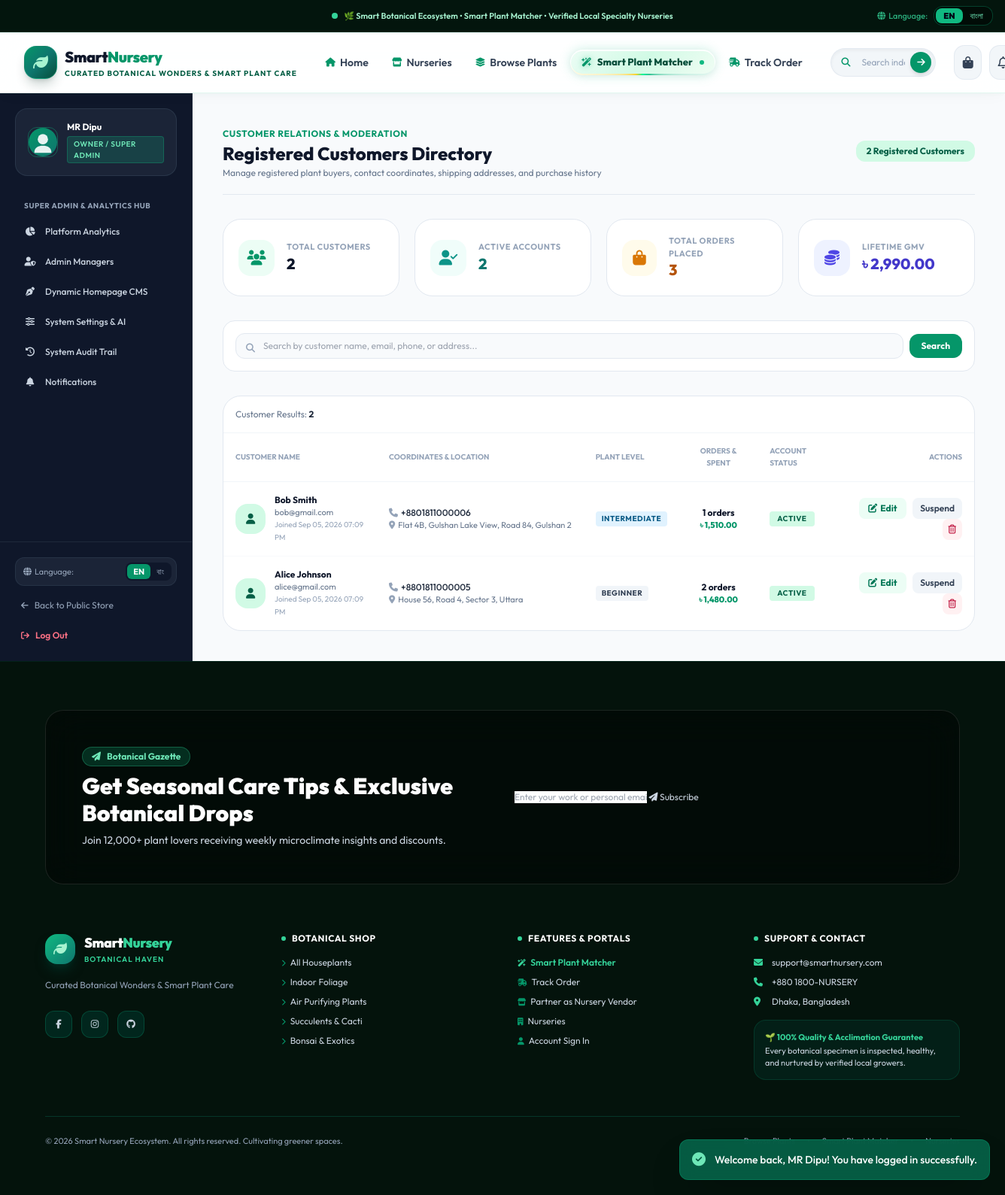
The page /admin/customers.php (signed in) on the database its author committed.
### tables this page shows
CREATE TABLE `users` (
  `id` INT AUTO_INCREMENT PRIMARY KEY,
  `role_id` INT NOT NULL,
  `name` VARCHAR(100) NOT NULL,
  `email` VARCHAR(150) NOT NULL UNIQUE,
  `password_hash` VARCHAR(255) NOT NULL,
  `phone` VARCHAR(30) NULL,
  `avatar` VARCHAR(255) NULL,
  `status` ENUM('active', 'pending', 'suspended') NOT NULL DEFAULT 'active',
  `created_at` TIMESTAMP DEFAULT CURRENT_TIMESTAMP,
  `updated_at` TIMESTAMP DEFAULT CURRENT_TIMESTAMP ON UPDATE CURRENT_TIMESTAMP,
  FOREIGN KEY (`role_id`) REFERENCES `roles`(`id`) ON DELETE RESTRICT
);

CREATE TABLE `roles` (
  `id` INT AUTO_INCREMENT PRIMARY KEY,
  `name` VARCHAR(50) NOT NULL UNIQUE,
  `display_name` VARCHAR(100) NOT NULL,
  `description` VARCHAR(255) NULL,
  `created_at` TIMESTAMP DEFAULT CURRENT_TIMESTAMP
);

CREATE TABLE `customer_profiles` (
  `id` INT AUTO_INCREMENT PRIMARY KEY,
  `user_id` INT NOT NULL UNIQUE,
  `shipping_address` VARCHAR(255) NULL,
  `city` VARCHAR(100) NOT NULL DEFAULT 'Dhaka',
  `postal_code` VARCHAR(20) NULL,
  `plant_experience_level` ENUM('beginner', 'intermediate', 'expert') DEFAULT 'beginner',
  `created_at` TIMESTAMP DEFAULT CURRENT_TIMESTAMP,
  FOREIGN KEY (`user_id`) REFERENCES `users`(`id`) ON DELETE CASCADE
);

### admin/customers.php (the view, shortened to what the rows shown need)
<?php
require_once __DIR__ . '/../helpers/auth.php';
require_once __DIR__ . '/../helpers/functions.php';
require_role(['admin', 'owner']);
$db = get_db();
$whereClause = "WHERE u.role_id = 4";
$params = [];
$cQuery = "
    SELECT u.id AS user_id, u.name, u.email, u.phone, u.status AS account_status, u.created_at,
           cp.id AS profile_id, cp.shipping_address, cp.city, cp.plant_experience_level,
           (SELECT COUNT(*) FROM orders WHERE customer_id = u.id) AS total_orders,
           (SELECT COALESCE(SUM(grand_total), 0) FROM orders WHERE customer_id = u.id AND order_status != 'Cancelled') AS total_spent
    FROM users u
    LEFT JOIN customer_profiles cp ON u.id = cp.user_id
    {$whereClause}
    ORDER BY u.id DESC
";
$stmt = $db->prepare($cQuery);
$stmt->execute($params);
$customers = $stmt->fetchAll();
require_once __DIR__ . '/../includes/header.php';
?>
<div class="flex-1 flex flex-col lg:flex-row">
    <?php require_once __DIR__ . '/../includes/sidebar.php'; ?>
    <main class="flex-1 p-6 sm:p-10 space-y-8 bg-slate-50">
        <div class="border-b border-slate-200 pb-5 flex flex-col sm:flex-row sm:items-center justify-between gap-4">
            <div>
                <h1 class="text-2xl font-extrabold text-slate-900"><?= is_bangla() ? 'নিবন্ধিত গ্রাহক ও ক্রেতা তালিকা' : 'Registered Customers Directory' ?></h1>
            </div>
        </div>
        <div class="bg-white rounded-3xl border border-slate-200 shadow-xs overflow-hidden">
            <div class="overflow-x-auto">
                <table class="w-full text-left text-xs">
                    <thead>
                        <tr class="border-b border-slate-100 text-slate-400 uppercase text-[10px] font-bold">
                            <th class="p-4"><?= is_bangla() ? 'গ্রাহকের নাম' : 'Customer Name' ?></th>
                            <th class="p-4"><?= is_bangla() ? 'যোগাযোগ ও ঠিকানা' : 'Coordinates & Location' ?></th>
                            <th class="p-4"><?= is_bangla() ? 'অভিজ্ঞতা' : 'Plant Level' ?></th>
                            <th class="p-4 text-center"><?= is_bangla() ? 'অর্ডার ও ব্যয়' : 'Orders & Spent' ?></th>
                            <th class="p-4"><?= is_bangla() ? 'স্ট্যাটাস' : 'Account Status' ?></th>
                            <th class="p-4 text-right"><?= is_bangla() ? 'অ্যাকশন ও সম্পাদনা' : 'Actions' ?></th>
                        </tr>
                    </thead>
                    <tbody class="divide-y divide-slate-50 text-slate-700">
                        <?php if (!empty($customers)): ?>
                            <?php foreach ($customers as $c): ?>
                                <tr>
                                    <td class="p-4">
                                        <div class="flex items-center space-x-3">
                                            <div class="w-10 h-10 rounded-2xl bg-emerald-100 text-emerald-800 font-bold flex items-center justify-center text-sm shrink-0">
                                                <i class="fa-solid fa-user"></i>
                                            </div>
                                            <div>
                                                <span class="font-bold text-slate-900 block"><?= sanitize($c['name']) ?></span>
                                                <span class="text-slate-500 text-[11px] block"><?= sanitize($c['email']) ?></span>
                                                <span class="text-slate-400 text-[10px]"><?= is_bangla() ? 'যুক্ত' : 'Joined' ?> <?= format_date($c['created_at']) ?></span>
                                            </div>
                                        </div>
                                    </td>
                                    <td class="p-4">
                                        <span class="text-slate-800 font-medium block"><i class="fa-solid fa-phone mr-1 text-slate-400"></i><?= sanitize($c['phone'] ?: 'N/A') ?></span>
                                        <p class="text-slate-500 text-[11px] truncate max-w-xs"><i class="fa-solid fa-location-dot mr-1 text-slate-400"></i><?= sanitize($c['shipping_address'] ?: 'Dhaka, Bangladesh') ?></p>
                                    </td>
                                    <td class="p-4">
                                        <?php
                                        $lvl = $c['plant_experience_level'] ?? 'beginner';
                                        $lvlBadge = $lvl === 'expert' ? 'bg-purple-100 text-purple-800' : ($lvl === 'intermediate' ? 'bg-sky-100 text-sky-800' : 'bg-slate-100 text-slate-700');
                                        ?>
                                        <span class="inline-flex items-center px-2 py-0.5 rounded text-[10px] font-bold uppercase tracking-wider <?= $lvlBadge ?>">
                                            <?= is_bangla() ? ($lvl === 'expert' ? 'অভিজ্ঞ (Expert)' : ($lvl === 'intermediate' ? 'মধ্যম (Intermediate)' : 'নতুন (Beginner)')) : ucfirst($lvl) ?>
                                        </span>
                                    </td>
                                    <td class="p-4 text-center">
                                        <span class="font-bold text-slate-900 block"><?= format_num_i18n((int)($c['total_orders'] ?? 0)) ?> <?= is_bangla() ? 'টি অর্ডার' : 'orders' ?></span>
                                        <span class="text-[11px] text-emerald-600 font-extrabold"><?= format_currency((float)($c['total_spent'] ?? 0)) ?></span>
                                    </td>
                                    <td class="p-4">
                                        <span class="inline-flex items-center px-2.5 py-0.5 rounded text-[10px] font-bold uppercase tracking-wider <?= $c['account_status'] === 'active' ? 'bg-emerald-100 text-emerald-800' : 'bg-rose-100 text-rose-800' ?>">
                                            <?= $c['account_status'] === 'active' ? __('common.active') : (is_bangla() ? 'স্থগিত' : 'Suspended') ?>
                                        </span>
                                    </td>
                                    <td class="p-4 text-right space-x-1.5">
                                        <button type="button" onclick="openEditCustomerModal(<?= htmlspecialchars(json_encode($c), ENT_QUOTES, 'UTF-8') ?>)"
                                                class="px-3 py-1.5 bg-emerald-50 hover:bg-emerald-100 text-emerald-700 font-bold rounded-lg transition text-xs">
                                            <i class="fa-solid fa-pen-to-square mr-1"></i><?= __('common.edit') ?>
                                        </button>
                                        <form action="customers.php" method="POST" class="inline">
                                            <button type="submit" class="px-2.5 py-1.5 text-xs font-semibold rounded-lg <?= $c['account_status'] === 'active' ? 'bg-slate-100 hover:bg-slate-200 text-slate-700' : 'bg-emerald-50 hover:bg-emerald-100 text-emerald-700' ?>">
                                                <?= $c['account_status'] === 'active' ? (is_bangla() ? 'স্থগিত' : 'Suspend') : (is_bangla() ? 'সক্রিয়' : 'Activate') ?>
                                            </button>
                                        </form>
                                        <form action="customers.php" method="POST" onsubmit="return confirm('<?= is_bangla() ? 'এই গ্রাহক অ্যাকাউন্টটি কি মুছে ফেলতে চান?' : 'Permanently remove this customer account?' ?>');" class="inline">
                                            <button type="submit" class="px-2 py-1.5 text-xs font-semibold rounded-lg bg-rose-50 hover:bg-rose-100 text-rose-700" title="<?= is_bangla() ? 'মুছে ফেলুন' : 'Delete' ?>">
                                                <i class="fa-regular fa-trash-can"></i>
                                            </button>
                                        </form>
                                    </td>
                                </tr>
                            <?php endforeach; ?>
                        <?php endif; ?>
                    </tbody>
                </table>
            </div>
        </div>
    </main>
</div>
<?php require_once __DIR__ . '/../includes/footer.php'; ?>

### includes/sidebar.php (shortened to what the rows shown need)
<?php
require_once __DIR__ . '/../helpers/auth.php';
require_once __DIR__ . '/../helpers/functions.php';
$currentUser = current_user();
$role = $currentUser['role_name'] ?? 'customer';
?>
<aside class="w-full lg:w-64 bg-slate-900 text-slate-200 flex flex-col justify-between border-r border-slate-800 shrink-0">
    <div class="p-5 space-y-6">
        <div class="bg-slate-800/80 rounded-2xl p-4 border border-slate-700/60 flex items-center space-x-3">
            <div class="overflow-hidden">
                <h4 class="text-xs font-bold text-white truncate"><?= sanitize($currentUser['name'] ?? 'User') ?></h4>
                <span class="inline-flex items-center px-2 py-0.5 rounded text-[10px] font-semibold bg-emerald-500/20 text-emerald-300 border border-emerald-500/30 uppercase tracking-wider">
                    <?= __('role.' . $role, sanitize($currentUser['role_display'] ?? ucfirst($role))) ?>
                </span>
            </div>
        </div>
    </div>
</aside>

### rows shown on the page
users: name "MR Dipu", role.display_name "OWNER / SUPER ADMIN"
customer_profiles: user.name "Bob Smith", user.email "bob@gmail.com", user.created_at "Sep 05, 2026 07:09 PM", user.phone "+8801811000006", shipping_address "Flat 4B, Gulshan Lake View, Road 84, Gulshan 2", plant_experience_level "INTERMEDIATE", total_orders "1", total_spent "৳ 1,510.00"
customer_profiles: user.name "Alice Johnson", user.email "alice@gmail.com", user.created_at "Sep 05, 2026 07:09 PM", user.phone "+8801811000005", shipping_address "House 56, Road 4, Sector 3, Uttara", plant_experience_level "BEGINNER", total_orders "2", total_spent "৳ 1,480.00"

### other values the page prints
$flashSuccess "Welcome back, MR Dipu! You have logged in successfully."
$announcementText "🌿 Smart Botanical Ecosystem • Smart Plant Matcher • Verified Local Specialty Nurseries"
__('lang.switch_label') "Language"
$brandTitle "Smart"
$brandSubtitle "Nursery"
$brandTag "CURATED BOTANICAL WONDERS & SMART PLANT CARE"
__('nav.home') "Home"
__('nav.nurseries', 'Nurseries') "Nurseries"
__('nav.browse_plants') "Browse Plants"
__('nav.ai_matcher') "Smart Plant Matcher"
__('nav.track_order') "Track Order"
__('owner.dashboard_title') "SUPER ADMIN & ANALYTICS HUB"
__('owner.analytics') "Platform Analytics"
__('owner.admin_managers') "Admin Managers"
__('owner.cms') "Dynamic Homepage CMS"
